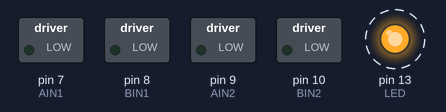
Bench run of a sketch on a simulated Arduino Uno, built with avr-gcc and run on an emulated ATmega328P. On the bench: switched loads named in the sketch (green lamp = pin HIGH), output pins drawn as LEDs (lit = HIGH). Dashed ring = blinking.

Above: at 0.5 s.
Timing chart, 0 to 4.6 s (numbered marks = the images above):
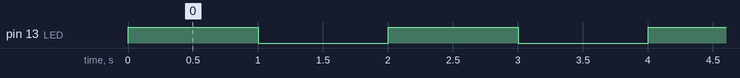

The sketch:

Arduino_IN-IN.ino
```cpp
  // Nom pour les pin directionnel du motorshield
const unsigned char AIN1 = 7;
const unsigned char BIN1 = 8;
const unsigned char AIN2 = 9;
const unsigned char BIN2 = 10;
const unsigned char LED = 13;
  // Déclaration des variables
int vitesse;
int delai;
int DIR1;
int DIR2;


void setup() {
  // put your setup code here, to run once:

  //On setup toute les pins directionnelles et le LED
  Serial.begin(9600);
  pinMode(AIN1, OUTPUT);
  pinMode(BIN1, OUTPUT);
  pinMode(AIN2, OUTPUT);
  pinMode(BIN2, OUTPUT);
  pinMode(LED, OUTPUT);
}

void loop() {
  // put your main code here, to run repeatedly:
  // Cela sert à ramasser en continue les valeurs des capteurs

  // Par exemple, le led jaune de base va s'allumer seulement
  // lorsque le robot fait une rotation ou est à l'arrêt

   //if (DIR1==HIGH && DIR2==LOW) {
      //digitalWrite(LED, HIGH); }
   //else if (DIR1==LOW && DIR2==HIGH) {
      //digitalWrite(LED, HIGH); }
   //else {
      //digitalWrite(LED, LOW); }


      //Clignote quand arduino tourne
      digitalWrite(LED,HIGH);
      delay(1000);
      digitalWrite(LED,LOW);
      delay(1000);
}

  //Fonctions pour le déplacement

  //Fonction avancer
void avancer(int vitesse,int delai) {
  //Valeurs max pour 3V estimer a 70 mais tests à faire encore
      if (vitesse>=70) vitesse = 70;
   digitalWrite(AIN1,1);
   digitalWrite(BIN1,1);
   analogWrite(AIN2,vitesse);
   analogWrite(BIN2,vitesse);
   delay(delai);
}
 //Fonction reculer
void reculer(int vitesse,int delai) {
      //Vitesse doit toujours être positive
  if (vitesse<0) vitesse=-vitesse;
      //Valeurs max pour 3V estimer a 70 mais tests à faire encore
  if (vitesse>=70) vitesse = 70;
   digitalWrite(AIN2,1);
   digitalWrite(BIN2,1);
   analogWrite(AIN1,vitesse);
   analogWrite(BIN1,vitesse);
   delay(delai);
}
  //Fonction rotation à droite
void rotationD(int vitesse, int delai) {
      //Valeurs max pour 3V estimer a 70 mais tests à faire encore
   if (vitesse>=70) vitesse = 70;
   digitalWrite(AIN1,1);
   digitalWrite(BIN2,1);
   analogWrite(AIN2,vitesse);
   analogWrite(BIN1,vitesse);
   delay(delai);
}
  //Fonction rotation à gauche
void rotationG(int vitesse, int delai) {
     //Valeurs max pour 3V estimer a 70 mais tests à faire encore
   if (vitesse>=70) vitesse = 70;
   digitalWrite(BIN1,1);
   digitalWrite(AIN2,1);
   analogWrite(BIN2,vitesse);
   analogWrite(AIN1,vitesse);
   delay(delai);
}
  //Freiner
void brake(int delai) {
   digitalWrite(AIN1,1);
   digitalWrite(BIN2,1);
   analogWrite(AIN2,1);
   analogWrite(BIN1,1);
   delay(delai);
}
  //Coast, frein brutal
void arret(int delai) {
   digitalWrite(AIN1,0);
   digitalWrite(BIN2,0);
   analogWrite(AIN2,0);
   analogWrite(BIN1,0);
   delay(delai);
}


    // Ici on écrit le code! Avec les fonctions avancer, reculer
    // brake, rotationD et rotationG sous la forme (vitesse,delai)
    // vitesse étant compris entre 0 et 255 (8bit)
    // delai étant en ms
```

Measured:
- by itself, pin 13 (LED): alternates HIGH for 1.0 s and LOW for 1.0 s
